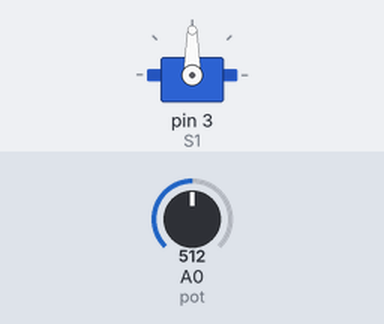
A sketch run on a simulated Arduino Uno, built with avr-gcc and run on an emulated ATmega328P. Parts: servo. The test bench sets the inputs (shaded band); at power-on: A0 (pot) = 512.

Above: at 1.3 s.
1.4 s: A0 (pot) set to 716
At 2.7 s:
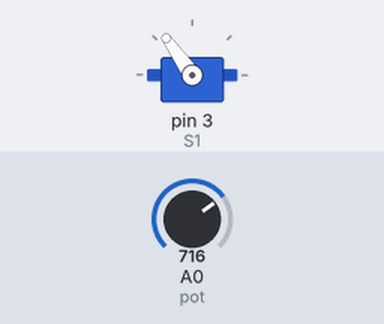
3.0 s: A0 (pot) set to 900
At 4.0 s:
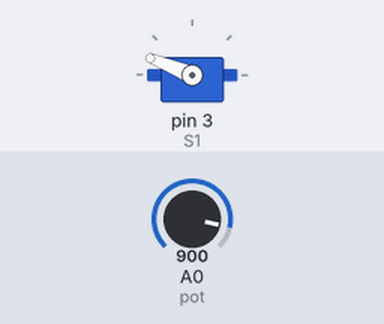
4.5 s: A0 (pot) set to 1023
At 5.2 s:
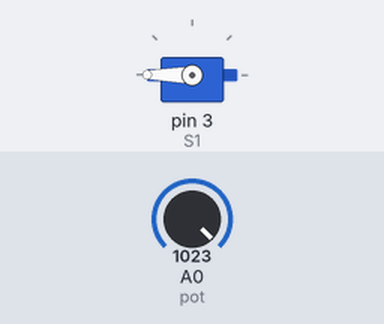
6.0 s: A0 (pot) set to 306
At 6.3 s:
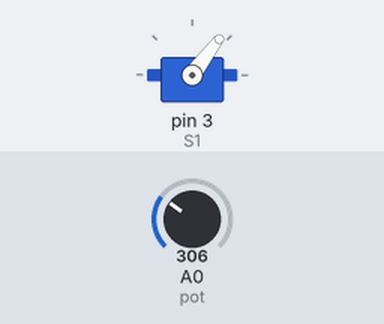
7.5 s: A0 (pot) set to 122
At 8.7 s:
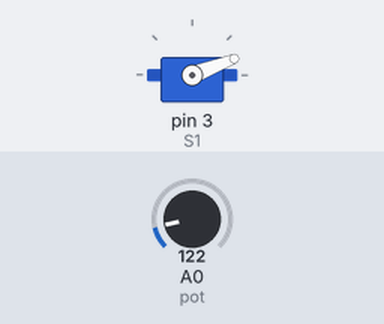
Timing chart, 0 to 10.0 s (numbered marks = the images above; inputs shaded):
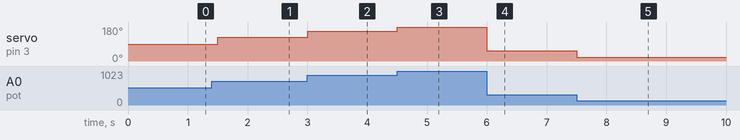

The sketch:

servo-motor-pot.ino
```cpp
#include <Servo.h>
#define pot A0

Servo S1;

int leitura;
int angulo;

void setup()
{
  S1.attach( 3 );
  pinMode(pot,INPUT);

}

void loop()
{
  leitura = analogRead( pot );
  angulo = map( leitura,0,1023,0,180 );
  S1.write( angulo );
  delay( 500 );
}
```

Measured:
- after the input at 1.4 s, servo on pin 3 (S1): 90° → 125° after 0.10 s
- after the input at 3.0 s, servo on pin 3 (S1): 125° → 158° at once
- after the input at 4.5 s, servo on pin 3 (S1): 158° → 180° at once
- after the input at 6.0 s, servo on pin 3 (S1): 180° → 53° at once
- after the input at 7.5 s, servo on pin 3 (S1): 53° → 21° at once
